Frame 1 (no input): blank canvas, image omitted
Frame 60 (no input): blank canvas, image omitted
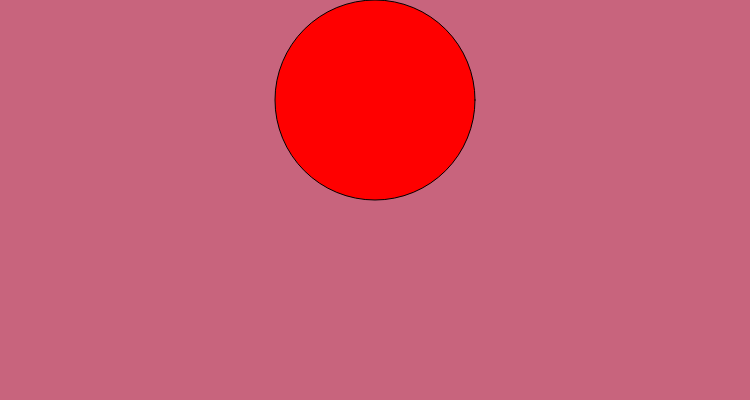
Frame 120 (the mouse pressed at the canvas centre since frame 60)

The p5.js sketch whose frames 1 and 60 were blank and that drew this single picture after the mouse press (run headless with seeded random() and noise() and a simulated clock; from frame 60 on, the mouse is pressed at the canvas centre):

// p5.js sketch
// ── sketch.js
var r=200;
var g=100;
var b=200;
function setup() {
  createCanvas(750, 400);
}

function draw() {
  background(r,g,b);
  r,g,b=mouseX/3;
  circle(mouseX,100,mouseY,50);
  fill('red');
}
